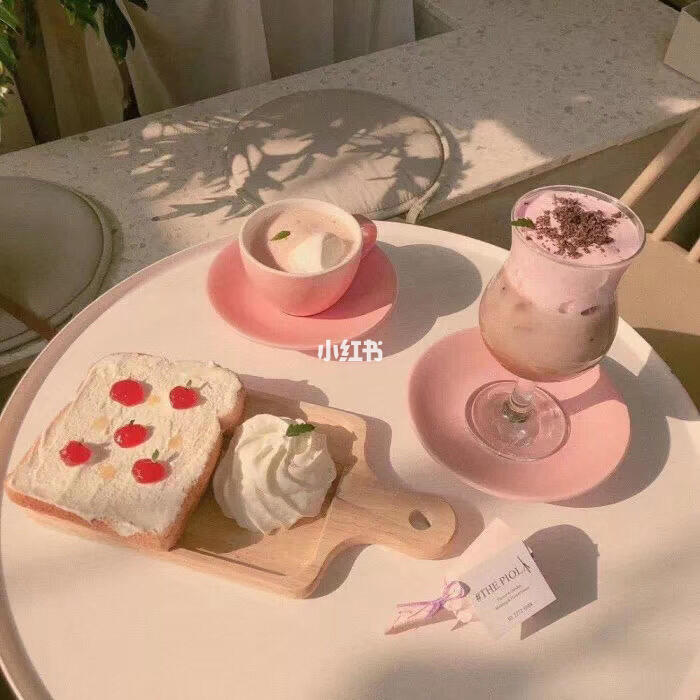
#> input picture image/11.jfif, 700 x 700 px, found by its file name
$ python border.py
#> lines starting #> are read from the running program, lines starting #| are printed output that depends on the picture
import cv2 as cv
import numpy as np
from matplotlib import pyplot as plt
BLUE = [255,0,0]
img2 = cv.imread('./image/11.jfif')
#> img2 is the input picture: shape (700, 700, 3); mean B, G, R 117.8, 139.7, 173.6
img1 = cv.cvtColor(img2,cv.COLOR_BGR2RGB)

replicate = cv.copyMakeBorder(img1,10,10,10,10,cv.BORDER_REPLICATE)
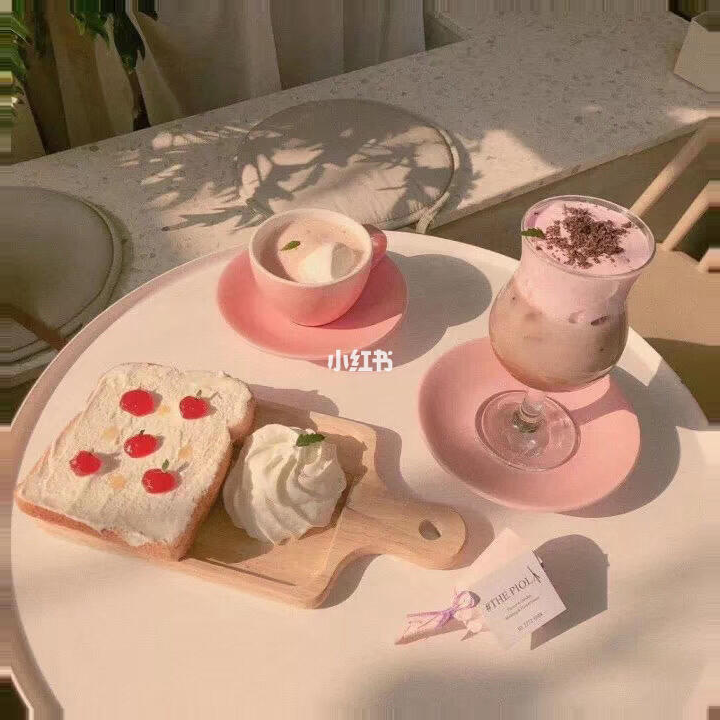
#> replicate: shape (720, 720, 3); mean R, G, B 171.9, 138.7, 116.7
reflect = cv.copyMakeBorder(img1,10,10,10,10,cv.BORDER_REFLECT)
reflect101 = cv.copyMakeBorder(img1,10,10,10,10,cv.BORDER_REFLECT_101)
wrap = cv.copyMakeBorder(img1,10,10,10,10,cv.BORDER_WRAP)
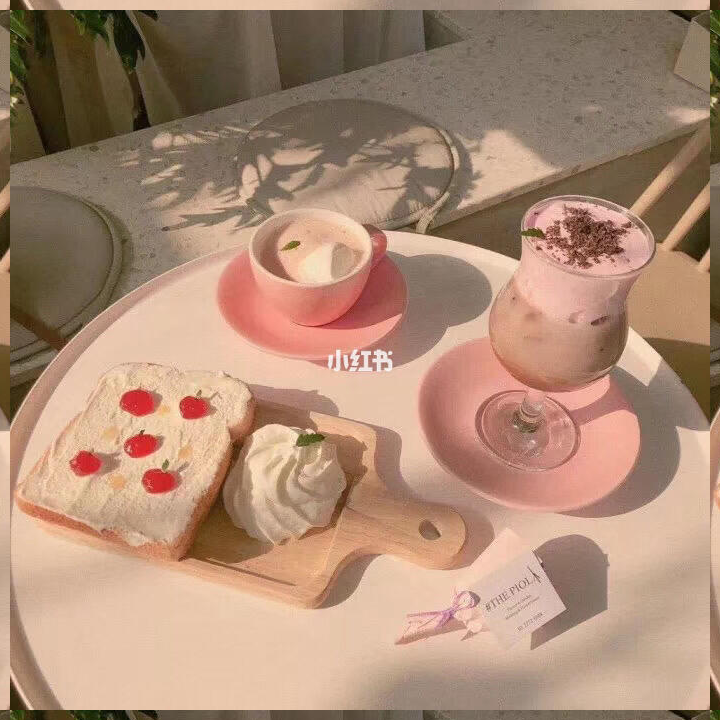
#> wrap: shape (720, 720, 3); mean R, G, B 172, 138.8, 116.8
constant= cv.copyMakeBorder(img1,10,10,10,10,cv.BORDER_CONSTANT,value=BLUE)
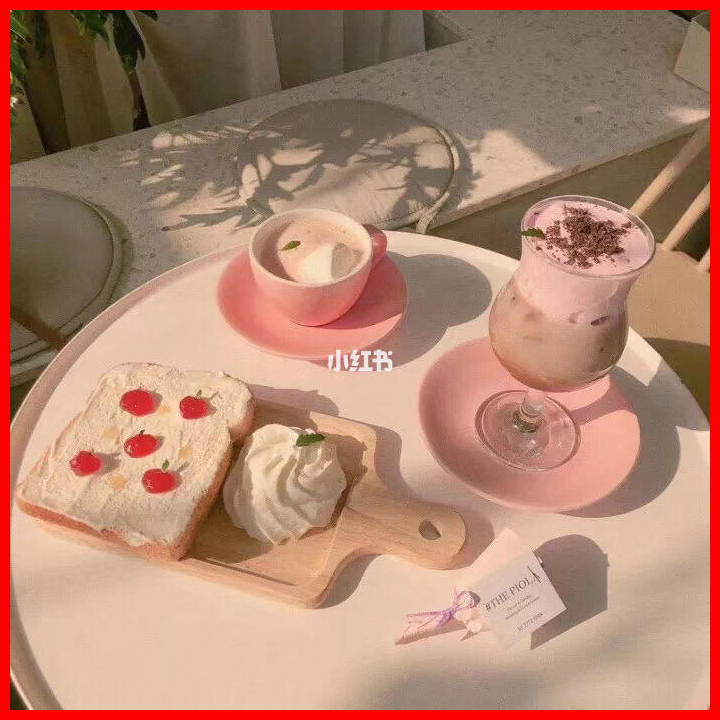
#> constant: shape (720, 720, 3); mean R, G, B 178, 132.1, 111.4
plt.subplot(231),plt.imshow(img1,'gray'),plt.title('ORIGINAL')
plt.subplot(232),plt.imshow(replicate,'gray'),plt.title('REPLICATE')
plt.subplot(233),plt.imshow(reflect,'gray'),plt.title('REFLECT')
plt.subplot(234),plt.imshow(reflect101,'gray'),plt.title('REFLECT_101')
plt.subplot(235),plt.imshow(wrap,'gray'),plt.title('WRAP')
plt.subplot(236),plt.imshow(constant,'gray'),plt.title('CONSTANT')
plt.show()

$ run again, with image/car.jfif copied over image/11.jfif
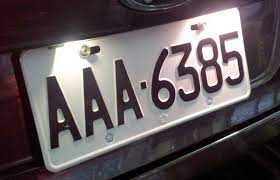
#> input picture image/car.jfif, 280 x 180 px, found by its file name
#> img2 is the input picture: shape (180, 280, 3); mean B, G, R 92.2, 89, 98.1
#> `wrap = cv.copyMakeBorder(img1,10,10,10,10,cv.BORDER_WRAP)`:
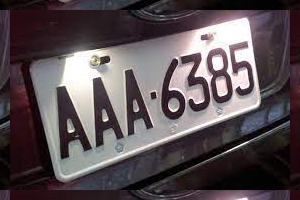
#> wrap: shape (200, 300, 3); mean R, G, B 89.5, 79.7, 83.5
#> `constant= cv.copyMakeBorder(img1,10,10,10,10,cv.BORDER_CONSTANT,value=..`:
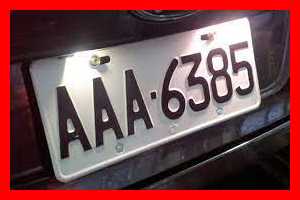
#> constant: shape (200, 300, 3); mean R, G, B 123.2, 74.7, 77.5
